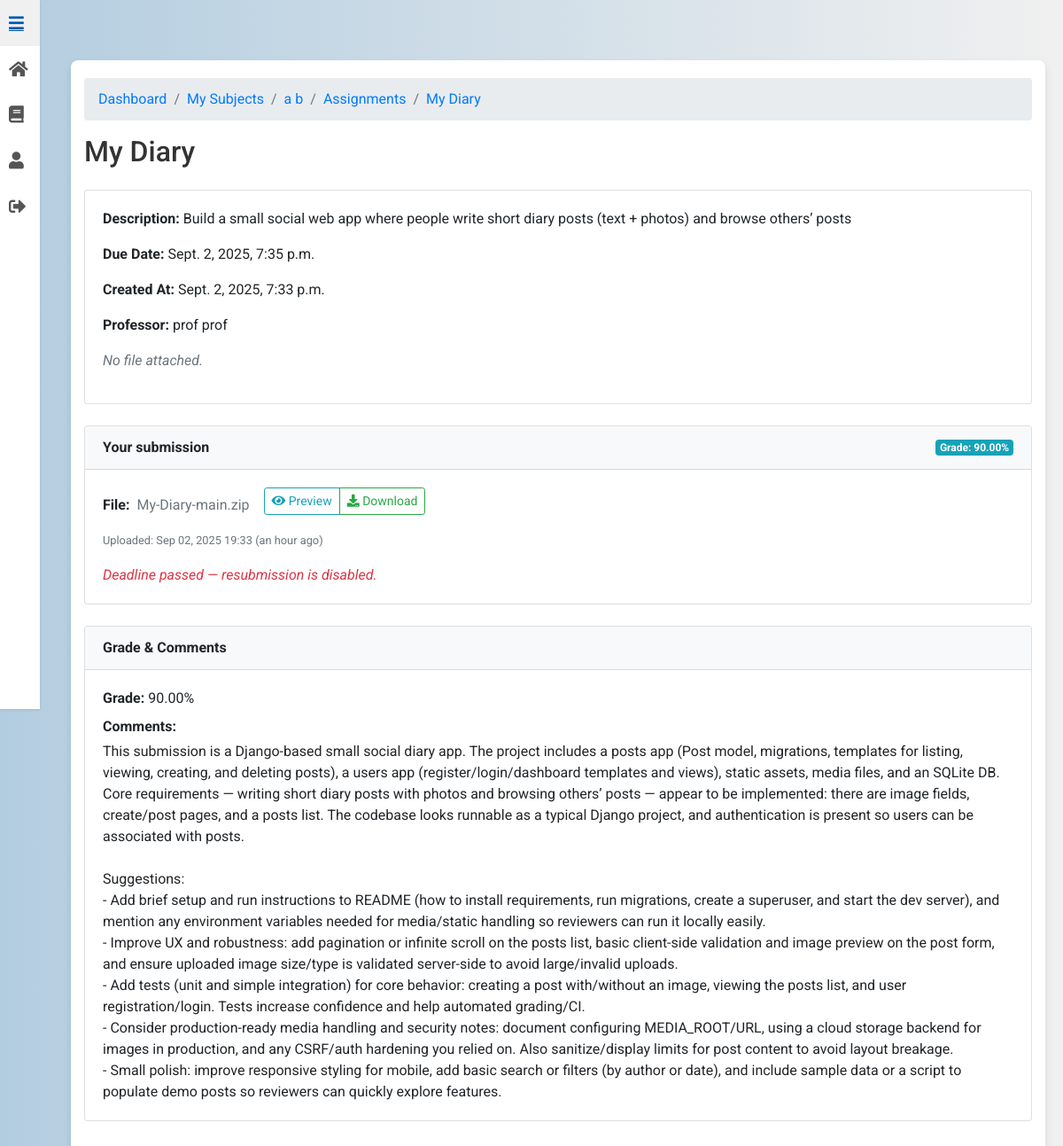
The app's page /assignments/44/detail/ (signed in) with its own data.
### subjects/models.py (models this page shows, shortened)
class Subject(models.Model):
    name = models.CharField(max_length=100)
    professor = models.ForeignKey(
        CustomUser,
        limit_choices_to={"role": "professor"},
        on_delete=models.CASCADE,
        editable=False,
    )
    description = models.TextField(blank=True)
    class Meta:
        ordering = ["name"]

### assignments/models.py (models this page shows, shortened)
class Assignment(models.Model):
    title = models.CharField(max_length=255)
    description = models.TextField()
    subject = models.ForeignKey(Subject, related_name="assignments", on_delete=models.CASCADE)
    professor = models.ForeignKey(CustomUser, limit_choices_to={'role': 'professor'}, on_delete=models.CASCADE)
    due_date = models.DateTimeField()
    file = models.FileField(upload_to=assignment_upload_path, blank=True, null=True)
    autograde_enabled = models.BooleanField(default=True)
    autograde_max_tokens = models.PositiveIntegerField(default=16000)
    autograde_leniency = models.PositiveIntegerField(default=5)
    autograde_weight_runtime = models.FloatField(default=0.7)
    autograde_weight_rubric = models.FloatField(default=0.3)
    autograde_job_scheduled = models.BooleanField(default=False)
    autograde_done_at = models.DateTimeField(blank=True, null=True)
    created_at = models.DateTimeField(auto_now_add=True)
    updated_at = models.DateTimeField(auto_now=True)

class AssignmentSubmission(models.Model):
    assignment = models.ForeignKey(Assignment, related_name="submissions", on_delete=models.CASCADE)
    student = models.ForeignKey(CustomUser, related_name="assignment_submissions", on_delete=models.CASCADE)
    file = models.FileField(upload_to=submission_upload_path)
    submitted_at = models.DateTimeField(default=timezone.now)
    grade_pct = models.FloatField(null=True, blank=True)
    AUTOGRADE_STATUS = [
        ("queued", "Queued"),
        ("running", "Running"),
        ("done", "Done"),
        ("failed", "Failed"),
        ("await_manual", "Await manual review"),
    ]
    autograde_status = models.CharField(max_length=12, choices=AUTOGRADE_STATUS, default="queued")
    autograde_report = models.JSONField(blank=True, null=True)
    ai_feedback = models.TextField(blank=True)
    runner_logs = models.TextField(blank=True)
    class Meta:
        unique_together = (("assignment", "student"),)
        ordering = ["-submitted_at"]

### users/models.py (models this page shows, shortened)
class CustomUser(AbstractUser):
    ROLE_CHOICES = [
        ('student', 'Student'),
        ('professor', 'Professor')
    ]
    role = models.CharField(max_length=10, choices=ROLE_CHOICES)
    institution = models.ForeignKey('Institution', on_delete=models.SET_NULL, null=True, blank=True)

### assignments/views.py (the view)
# urls.py: path("<int:pk>/detail/", views.AssignmentDetailView.as_view(), name="assignment_detail"),
class AssignmentDetailView(LoginRequiredMixin, BreadcrumbMixin, DetailView):
    model = Assignment
    template_name = "assignment_detail.html"
    context_object_name = "assignment"
    def get_breadcrumbs(self):
        a = self.get_object()
        return [
            ("Dashboard", DASHBOARD_URL),
            ("My Subjects", reverse_lazy("subjects:my_subjects")),
            (a.subject.name, reverse_lazy("subjects:subject_detail", kwargs={"pk": a.subject.pk})),
            ("Assignments", reverse_lazy("assignments:assignment_list", kwargs={"subject_id": a.subject.pk})),
            (a.title, self.request.path),
        ]
    def get_context_data(self, **kwargs):
        ctx = super().get_context_data(**kwargs)
        a: Assignment = ctx["assignment"]
        u = self.request.user
        ctx["subject"] = a.subject
        ctx["can_manage"] = _is_owner_prof(u, a.subject)
        ctx["is_enrolled"] = _is_enrolled(u, a.subject)
        ctx["breadcrumbs"] = self.get_breadcrumbs()
        if a.file:
            ctx["file_basename"] = Path(a.file.name).name
            ctx["preview_url"] = reverse("assignments:preview_assignment_file", kwargs={"pk": a.pk})
            ctx["download_url"] = reverse("assignments:download_assignment_file", kwargs={"pk": a.pk})
        is_owner = ctx["can_manage"]
        if (getattr(u, "role", None) != "professor") or (getattr(u, "role", None) == "professor" and not is_owner):
            ctx["my_submission_id"] = None
            ctx["my_grade_pct"] = None
            ctx["my_submission_feedback"] = None
            ctx["can_submit"] = a.due_date > timezone.now() and ctx["is_enrolled"]
            if HAS_SUBMISSIONS:
                s = AssignmentSubmission.objects.filter(assignment=a, student=u).only(
                    "id", "grade_pct", "submitted_at", "file"
                ).first()
                if s:
                    ctx["my_submission_id"] = s.id
                    ctx["my_grade_pct"] = getattr(s, "grade_pct", None)
                    ctx["my_submission_feedback"] = getattr(s, "ai_feedback", None) or getattr(s, "feedback", None)
                    ctx["my_submission_filename"] = (
                        Path(getattr(s.file, "name", "")).name if getattr(s, "file", None) else ""
                    )
                    ctx["my_submission_uploaded_at"] = getattr(s, "submitted_at", None)
                    ctx["can_submit"] = a.due_date > timezone.now() and ctx["is_enrolled"]
                    ctx["my_submission_preview_url"] = reverse(
                        "assignments:preview_submission_file", kwargs={"pk": s.id}
                    )
                    ctx["my_submission_download_url"] = reverse(
                        "assignments:download_submission_file", kwargs={"pk": s.id}
                    )
        return ctx

### UniGrading/mixin.py (called while the page is built)
    def get_context_data(self, **kwargs):
        context = super().get_context_data(**kwargs)
        context["breadcrumbs"] = self.get_breadcrumbs()
        return context

### assignments/views.py (called while the page is built)
def _is_owner_prof(user, subject: Subject) -> bool:
    return getattr(user, "role", None) == "professor" and subject.professor_id == user.id

def _is_enrolled(user, subject: Subject) -> bool:
    return Enrollment.objects.filter(user=user, subject=subject).exists()

### assignments/templates/assignment_detail.html (shortened to what this page needs)
{% extends 'base.html' %}
{% load static %}
{% load view_breadcrumbs %}
{% load humanize %}
{% block content %}
<div class="container mt-5">
  <nav aria-label="breadcrumb">
    <ol class="breadcrumb">
      {% for name, url in breadcrumbs %}
        <li class="breadcrumb-item"><a href="{{ url }}">{{ name }}</a></li>
      {% endfor %}
    </ol>
  </nav>
  <div class="d-flex justify-content-between align-items-center mb-3">
    <h2>{{ assignment.title }}</h2>
  </div>
  <div class="card no-hover-card mb-4">
    <div class="card-body">
      <p><strong>Description:</strong> {{ assignment.description }}</p>
      <p><strong>Due Date:</strong> {{ assignment.due_date }}</p>
      <p><strong>Created At:</strong> {{ assignment.created_at }}</p>
      <p><strong>Professor:</strong> {{ assignment.professor.get_full_name|default:assignment.professor.email }}</p>
      {% if assignment.file %}
        <div class="d-flex align-items-center flex-wrap mb-2">
          <strong class="mr-2">File:</strong>
          <span class="mr-3 text-muted">{{ file_basename }}</span>
          <div class="btn-group mb-2">
            <button class="btn btn-sm btn-outline-info"
                    onclick="showPreview('{{ preview_url|escapejs }}', '{{ file_basename|escapejs }}')">
              <i class="fas fa-eye"></i> Preview
            </button>
            <a class="btn btn-sm btn-outline-secondary" target="_blank" rel="noopener"
               href="{{ preview_url }}">
              <i class="fas fa-external-link-alt"></i> Open
            </a>
            <a class="btn btn-sm btn-outline-success" href="{{ download_url }}">
              <i class="fas fa-download"></i> Download
            </a>
          </div>
        </div>
        {% if can_manage %}
          <a href="{% url 'assignments:edit_assignment' assignment.pk %}" class="btn btn-outline-primary btn-sm">
            <i class="fas fa-upload"></i> Replace File
          </a>
        {% endif %}
      {% else %}
        <p class="text-muted"><em>No file attached.</em></p>
      {% endif %}
    </div>
  </div>
  {% if not can_manage and is_enrolled %}
    {% if my_submission_id %}
      <div id="submission" class="card no-hover-card mb-4">
        <div class="card-header bg-light d-flex justify-content-between align-items-center">
          <strong>Your submission</strong>
          {% if my_grade_pct is not None %}
            <span class="badge badge-info">Grade: {{ my_grade_pct|floatformat:2 }}%</span>
          {% endif %}
        </div>
        <div class="card-body">
          <div class="d-flex align-items-center flex-wrap mb-2">
            <strong class="mr-2">File:</strong>
            <span class="mr-3 text-muted">{{ my_submission_filename }}</span>
            <div class="btn-group mb-2">
              <button class="btn btn-sm btn-outline-info"
                      onclick="showPreview('{{ my_submission_preview_url|escapejs }}', '{{ my_submission_filename|default:"my-submission"|escapejs }}')">
                <i class="fas fa-eye"></i> Preview
              </button>
              <a class="btn btn-sm btn-outline-success" href="{{ my_submission_download_url }}">
                <i class="fas fa-download"></i> Download
              </a>
            </div>
          </div>
          {% if my_submission_uploaded_at %}
            <p class="mb-3">
              <small class="text-muted">
                Uploaded: {{ my_submission_uploaded_at|date:"M d, Y H:i" }} ({{ my_submission_uploaded_at|naturaltime }})
              </small>
            </p>
          {% endif %}
          {% if can_submit %}
            <hr>
            <p class="mb-2 text-muted">You can replace your submission until the deadline.</p>
            <form method="post" enctype="multipart/form-data" action="{% url 'assignments:submit_assignment' assignment.pk %}">
              {% csrf_token %}
              <div class="form-group">
                <input type="file" name="file" class="form-control-file" required>
              </div>
              <button class="btn btn-primary btn-sm" type="submit">
                <i class="fas fa-upload"></i> Re-submit
              </button>
            </form>
          {% else %}
            <p class="text-danger mb-0"><em>Deadline passed — resubmission is disabled.</em></p>
          {% endif %}
        </div>
      </div>
      <div class="card no-hover-card mb-4">
        <div class="card-header bg-light"><strong>Grade &amp; Comments</strong></div>
        <div class="card-body">
          <p class="mb-2">
            <strong>Grade:</strong>
            {% if my_grade_pct is not None %}
              {{ my_grade_pct|floatformat:2 }}%
            {% else %}
              <span class="text-muted">Pending…</span>
            {% endif %}
          </p>
          <p class="mb-0">
            <strong>Comments:</strong><br>
            {% if my_submission_feedback %}
              <span class="d-block mt-1">{{ my_submission_feedback|linebreaksbr }}</span>
            {% else %}
              <span class="text-muted">No comments yet.</span>
            {% endif %}
          </p>
        </div>
      </div>
    {% endif %}
  {% endif %}
</div>
{% endblock %}

### static/css/styles.css (style rules this page uses)
body { font-family: 'Roboto', sans-serif; background: linear-gradient(to right, #b3cde0, #f0f0f0); margin: 0; padding: 0; display: flex; justify-content: center; align-items: center; min-height: 100vh; }
.container { background-color: #ffffff; padding: 20px; border-radius: 8px; box-shadow: 0 4px 8px rgba(0, 0, 0, 0.1); max-width: 900px; width: 100%; animation: fadeIn 1s ease-in-out; }
h2 { text-align: center; color: #333333; margin-bottom: 20px; }
.card { transition: transform 0.3s, box-shadow 0.3s; }
.no-hover-card { transition: none; }
button { padding: 10px; background-color: #66afe9; color: #ffffff; border: none; border-radius: 4px; cursor: pointer; transition: background-color 0.3s; }

### subjects/templates/base.html (style rules this page uses)
body { background: linear-gradient(to right, #b3cde0, #f0f0f0); margin: 0; padding: 0; font-family: 'Roboto', sans-serif; display: flex; }
.main-content > * { max-width: 100%; }

### records on screen
Subject: breadcrumbs "a b"
Assignment: breadcrumbs "My Diary", title "My Diary", description "Build a small social web app where people write short diary posts (text + photos) and browse others’ posts", due_date "Sept. 2, 2025, 7:35 p.m.", created_at "Sept. 2, 2025, 7:33 p.m.", professor.get_full_name "prof prof"
AssignmentSubmission: grade_pct "90.00", submitted_at "Sep 02, 2025 19:33", submitted_at "an hour ago", ai_feedback "This submission is a Django-based small social diary app. The project includes a posts app (Post model, migrations, templates for listing, viewing, creating, and deleting posts), a users app (register/login/dashboard templates and views), static assets, media files, and an SQLite DB. Core requirements — writing short diary posts with photos and browsing others’ posts — appear to be implemented: there are image fields, create/post pages, and a posts list. The codebase looks runnable as a typical Django project, and authentication is present so users can be associated with posts. Suggestions: - Add brief setup and run instructions to README (how to install requirements, run migrations, create…"

### other values on screen
{{ name }} "Dashboard" "My Subjects" "Assignments"
{{ my_submission_filename }} "My-Diary-main.zip"
